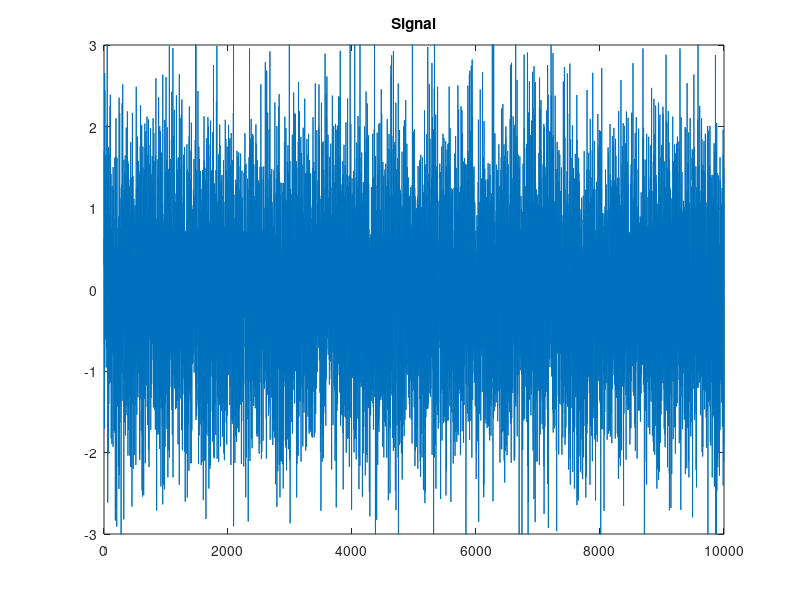
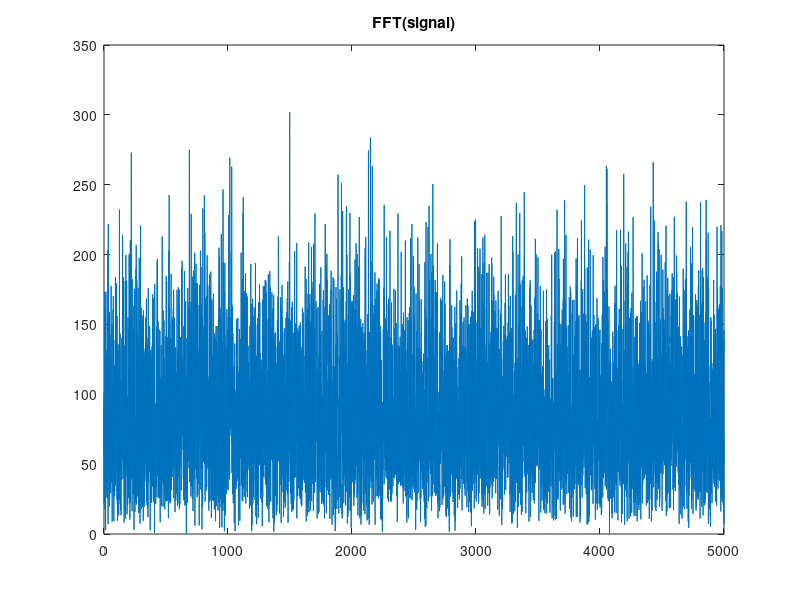
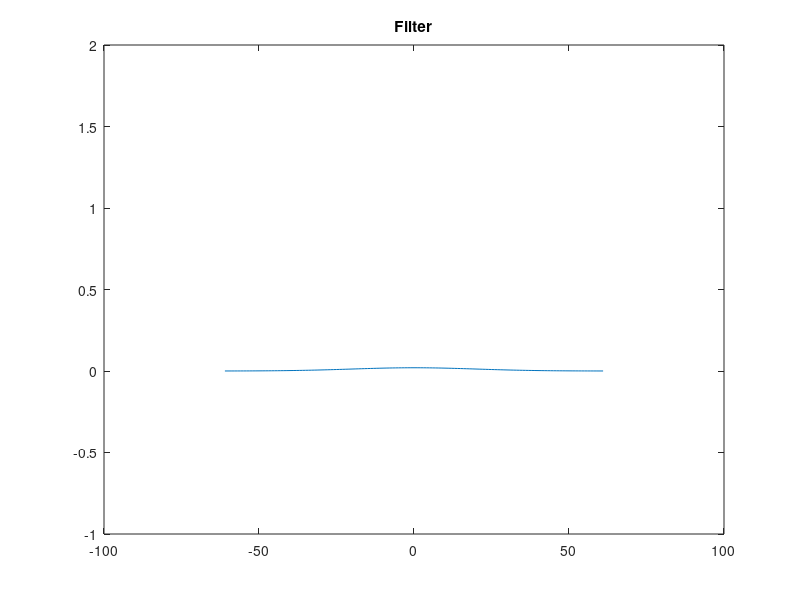
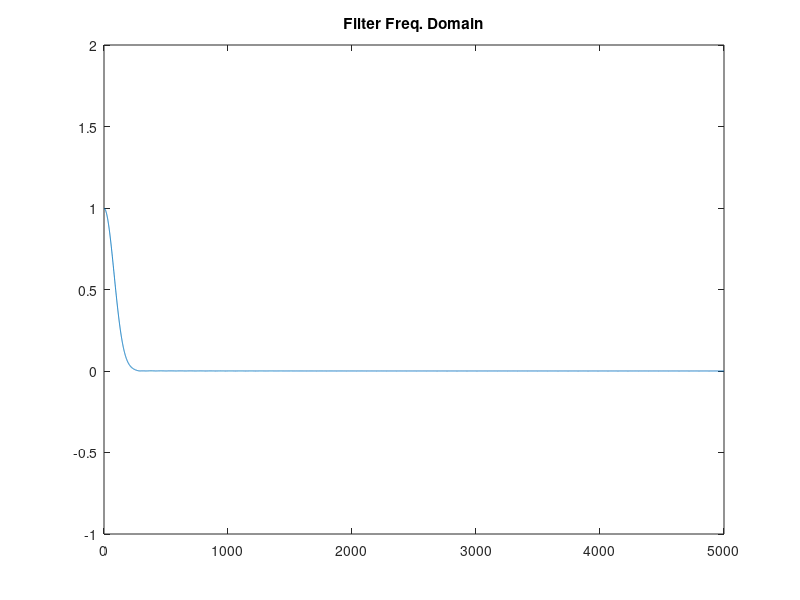

Recreate these plots in MATLAB, in order. (Note: this script raises an error after producing the figures.)
clear all;
close all;
clc;

Fs = 10000;
dt = 1/Fs;

t = (0:dt:1-dt);

f = 200;

signal = wgn(1,length(t),0);
figure; plot(signal); ylim([-3,3]); title('Signal');

% FFT
NFFT = 2^nextpow2(length(signal));
fft_signal = abs(fft(signal, NFFT));
faxis = Fs/2*linspace(0,1,NFFT/2+1);

figure;plot(faxis, fft_signal(1:NFFT/2+1)); title('FFT(signal)');

sigma = 20;
sigma_f = 1 / 2 / pi / sigma;
w = 2*ceil(1.5*sigma)+1;
filter = 1/(sqrt(2*pi)*sigma)*exp(-(-w:w).^2/(2*sigma^2));
figure;plot((-w:w), filter), title('Filter');  ylim([-1, 2]);

fft_filter = abs(fft(filter, NFFT));
figure;plot(faxis, fft_filter(1:NFFT/2+1)), title('Filter Freq. Domain'); ylim([-1, 2]);

filtered = conv(signal, filter, 'same');
figure;plot(filtered);title('Filtered Signal');

fft_filtered = abs(fft(filtered, NFFT));
figure;plot(faxis, fft_filtered(1:NFFT/2+1)); title('FFT(filtered signal)');

modulated = pmmod(filtered, 500, Fs, pi/2);
fft_modulated = abs(fft(modulated, NFFT));
figure;plot(faxis, fft_modulated(1:NFFT/2+1)); title('FFT(modulated signal)');
%%
clear all;
close all;
clc;

Fs = 10000;

medium = Medium;

dataRate = 4;
chippingRate = 40;

pnGenerator = PNGenerator(3*12);
sequence = pnGenerator.step();
sender = Sender(medium, sequence, 'dsss', Fs, dataRate,chippingRate);

jammer = Jammer(medium, Fs);

test_data = randi([0,1],10,1);

sender.send(test_data);
jammer.jam(100, 20, 2); %frequency, bandwidth, power in multiples of standard output

receiver = Receiver(medium, sequence, 'dsss', Fs, dataRate, chippingRate);

received = receiver.receive();

assert(isequal(test_data, received));


%%
clear all;
close all;
clc;

signal = randi([0 7], 2000, 1);
mod = pmmod(signal, 100, 4096, pi/2);

noise = comm.AWGNChannel('SNR', 10);
